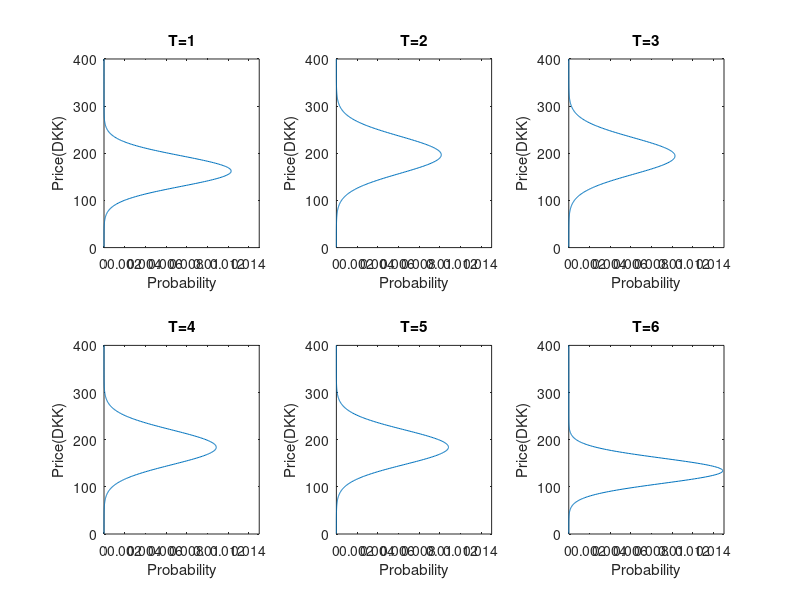

Write MATLAB code to recreate this figure.
T = 6; %time horizon
MinPrice = 1; %minimum possible price
MaxPrice = 400; %maximum possible price
space = [MinPrice:MaxPrice]; %total space of prices
s = size(space);
prob = repelem(0,T,s(2)); %initialize matrix of probability distributions

%insert predicted mean values (the vector has to have size T)
spotprices = [1.622800000000000e+02,1.967400000000000e+02,1.942900000000000e+02,1.838600000000000e+02,1.841600000000000e+02,1.340600000000000e+02];

for t = 1:T
    for k = space
        prob(t,k) = normpdf(k,spotprices(t),spotprices(t)/5);
    end
end
for t = 1:T
subplot(ceil(T/3), 3, t);
plot(prob(t,:),space);
xlim([0,0.015]);
title(sprintf('T=%d', t));    
    ylabel(sprintf('Price(DKK)'));
    xlabel(sprintf('Probability'));    
end
